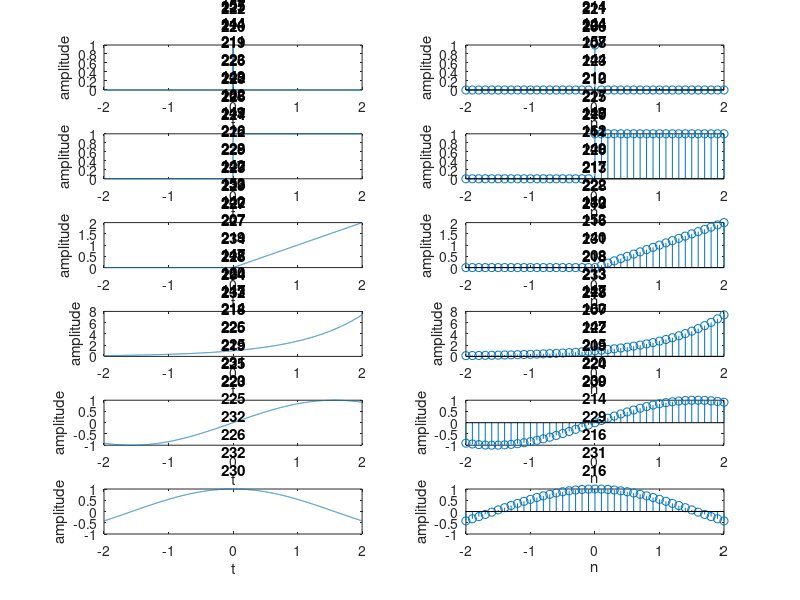

This chart was generated by the following MATLAB code: (Note: this script raises an error after producing the figure.)
%plots of discrete and continuous versions of impulse, unitstep, ramp, exponential, sine & cosine functions
x = -2:0.001:2; %for better plot resolution
y_data = [x==0; x>=0; x.*(x>=0); exp(x); sin(x); cos(x)];
titles = ["impulse", "unitstep", "ramp", "e^x", "sin(x)", "cos(x)"]
for i = 1:length(titles)
    y = y_data(i, :)
    subplot(6, 2, (i*2 -1))
    plot(x, y)
    xlabel("t"); ylabel("amplitude")
    title(titles(i) + " - continuous")
    subplot(6, 2, i*2)
    stem(x(1:100:end), y(1:100:end)) %reduce resolution for discrete function plot
    xlabel("n"); ylabel("amplitude")
    title(titles(i) + " - discrete")
end
